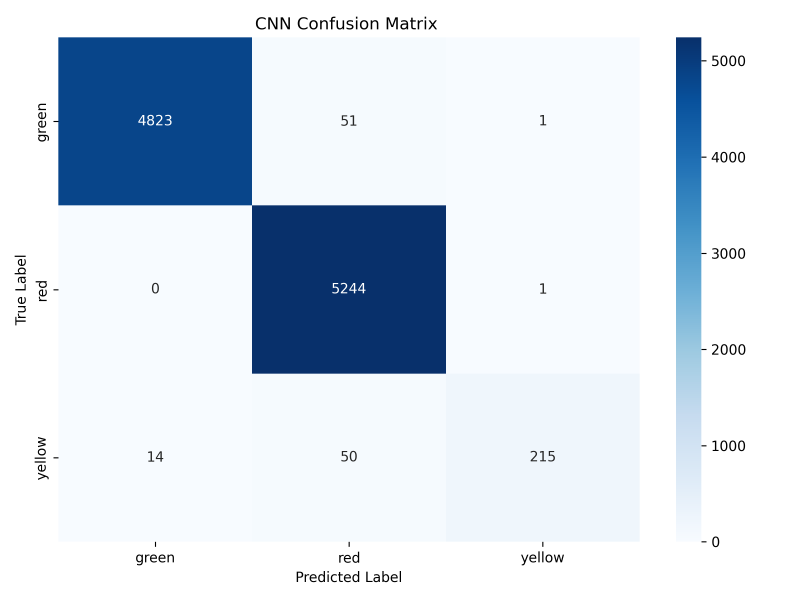
#> input picture src/cnn_confusion_matrix_real.png, 2400 x 1800 px (shown at 1/3 size); its folder holds only this picture in this run
$ python -i features.py   (imports and definitions only)
#> lines starting #> are read from the running program, lines starting #| are printed output that depends on the picture
import cv2
import numpy as np
from skimage.feature import hog
from skimage import color
import os

#Extracts color histogram features from an RGB image
def extract_color_hist(image, bins=(8, 8, 8)):

    #Convert image to RGB if it's not already
    image = cv2.cvtColor(image, cv2.COLOR_BGR2RGB)

    #Compute the color histogram across all 3 channels
    hist = cv2.calcHist([image], [0, 1, 2], None, bins, [0, 256, 0, 256, 0, 256])

    #Normalize and flatten
    hist = cv2.normalize(hist, hist).flatten()
    return hist


#Extracts HOG features from the image
def extract_hog_features(image, resize=(64, 64)):

    #Convert to grayscale
    gray = cv2.cvtColor(image, cv2.COLOR_BGR2GRAY)
    gray = cv2.resize(gray, resize)

    #Computing HOG features
    features = hog(
        gray,
        orientations=9,
        pixels_per_cell=(8, 8),
        cells_per_block=(2, 2),
        block_norm='L2-Hys',
        transform_sqrt=True,
        feature_vector=True
    )
    return features


#Extracts features from HOG and color histograms and combines them
def extract_features(image_path):

#> called with image_path = 'cnn_confusion_matrix_real.png'
    image = cv2.imread(image_path)
#> image is the input picture: shape (1800, 2400, 3); mean B, G, R 233.9, 222.2, 211.8

    #Edge case if image is not read properly
    if image is None:
        raise ValueError(f"Could not read image: {image_path}")

    #Extracting color hist features and HOG features
    color_hist = extract_color_hist(image)
#> in extract_color_hist, `hist = cv2.normalize(hist, hist).flatten()`: hist = 512 values, max 0.993 at index 511, min 0 at index 1, mean 0.00233
#> color_hist has the same summary as hist in extract_color_hist
    hog_feats = extract_hog_features(image)
#> in extract_hog_features, `gray = cv2.cvtColor(image, cv2.COLOR_BGR2GRAY)`:
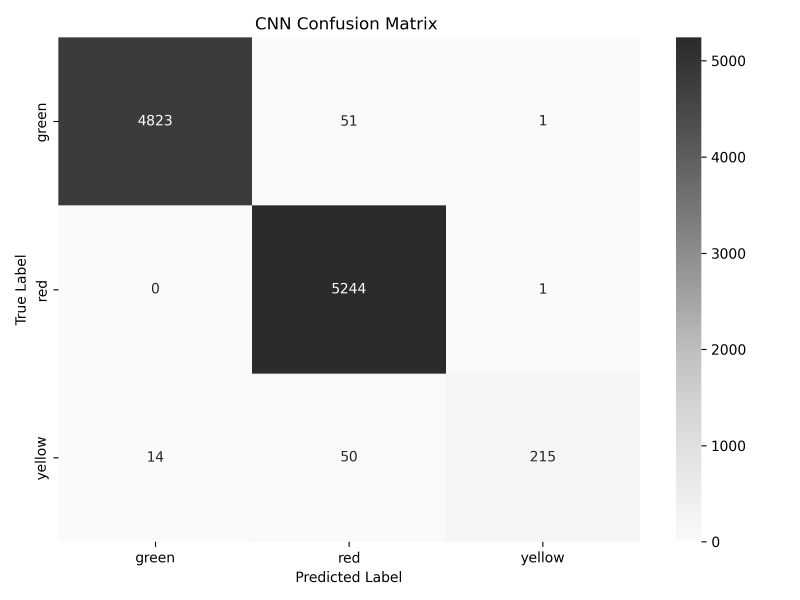
#> gray: shape (1800, 2400) (shown at 1/3 size); min 0, max 255, mean 220.4
#> in extract_hog_features, `gray = cv2.resize(gray, resize)`:
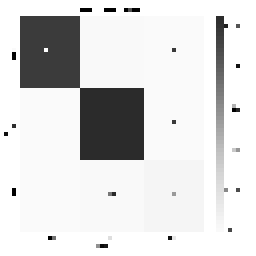
#> gray: shape (64, 64) (shown 4 times larger); min 0, max 255, mean 219.8
#> in extract_hog_features, `features = hog( gray, orientations=9, pixels_per_cell=(8, 8), cells_pe..`: features = 1764 values, max 0.996 at index 1309, min 0 at index 1, mean 0.0652
#> hog_feats has the same summary as features in extract_hog_features

    #Combine both feature types into one vector
    combined = np.hstack([color_hist, hog_feats])
#> combined = 2276 values, max 0.996 at index 1821, min 0 at index 1, mean 0.0511
    return combined

#Goes through each dataset folder and extracts features and labels
def extract_dataset_features(image_folder):
    X, y = [], []
    for label in os.listdir(image_folder):      #Looping over eahc subfolder
        label_path = os.path.join(image_folder, label)
        if not os.path.isdir(label_path):       #Skip if not a directory
            continue
        for file in os.listdir(label_path):
            img_path = os.path.join(label_path, file)
            if not (file.lower().endswith(".jpg") or file.lower().endswith(".png")): #Skip non-image files
                continue
            try:
                features = extract_features(img_path)   #Extract features
                X.append(features)
                y.append(label)
            except Exception as e:
                print(f"[WARN] Skipping {img_path}: {e}")
    return np.array(X), np.array(y)     #Convert lists to numpy arrays for model training


# [19 lines not run here, left out]

>>> result = extract_features('cnn_confusion_matrix_real.png')
#> result has the same summary as combined in extract_features
